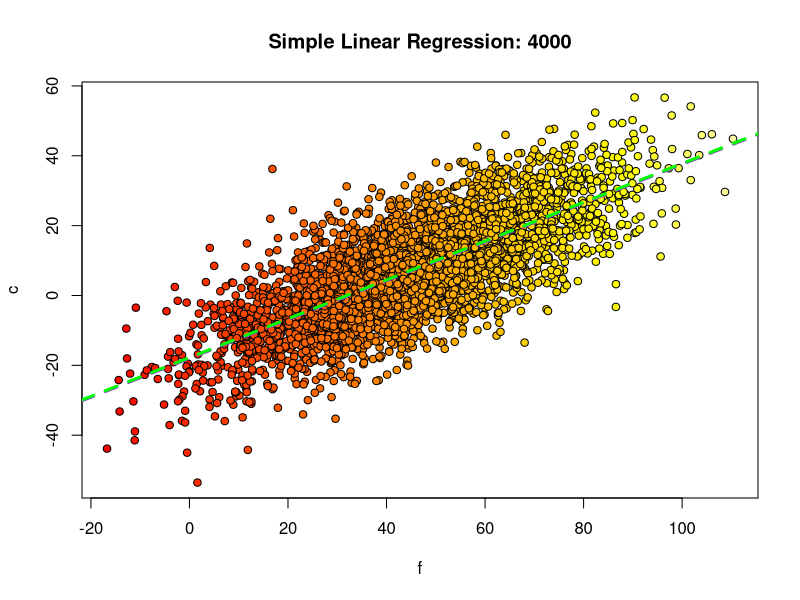
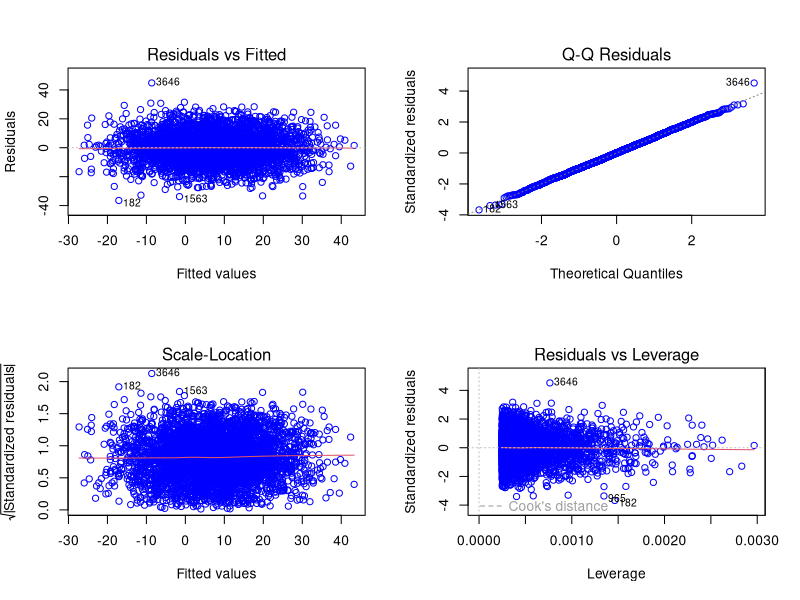

Generate these figures, in order, with R:
## ---- chunk 1
N <- 4000
f <- rnorm(n=N, mean=45, sd=20)
c <- (f-32)*(5/9) + rnorm(n=N, mean=0, sd=10)
## ---- chunk 2
head(data.frame(f,c),10)
## ---- chunk 3
plot(x=f, y=c, main=paste("Simple Linear Regression:", N), pch=21,
     bg=heat.colors(139)[round(f-min(f))+1])
# This creates the model (parentheses around the command displays the output)
(m <- lm(c ~ f))
abline(m, col="purple", lty="dashed", lwd=3)

# Draw another line with the predicted values of the perfect formula
perfect.f <- 0:80
perfect.c <- (perfect.f-32)*(5/9)
abline(lm(perfect.c ~ perfect.f), col="green", lty="dashed", lwd=3)
## ---- chunk 4
summary(m)
par(mfrow=c(2,2))
plot(m, col="blue")
## ---- chunk 5
test.case <- data.frame(f=95) 
predict(m, newdata=test.case)
